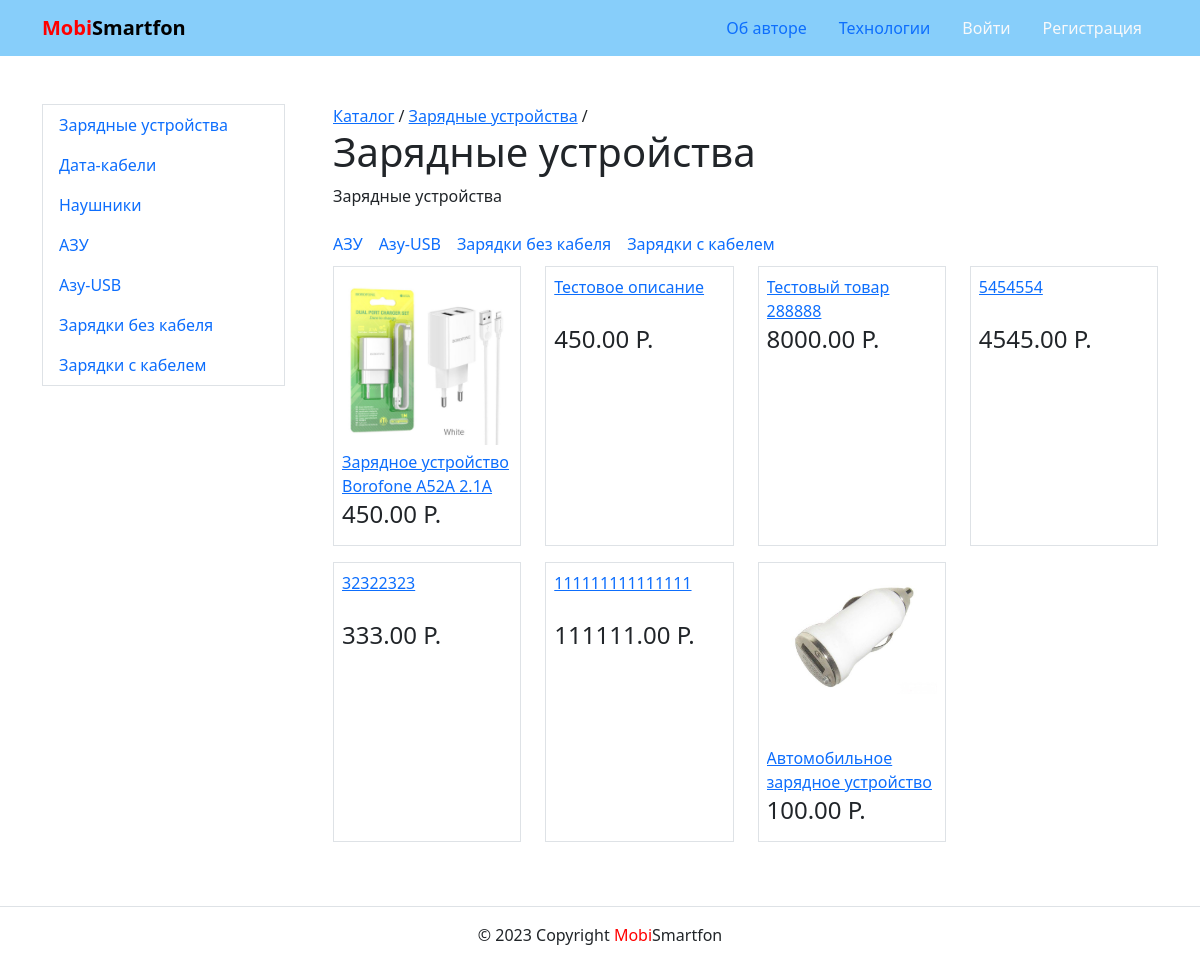
/catalog/zaryadnye-ustrojstva/, run on the app's committed database.
### posts/models.py (models this page shows, shortened)
class Group(models.Model):
    title = models.CharField(
        max_length=200, verbose_name='Категория',
        help_text='Название категории'
    )
    slug = models.SlugField(
        unique=True,
        verbose_name='Идентификатор',
        help_text='Название идентификатора'
    )
    description = models.TextField(
        verbose_name='Описание',
        help_text='Текст описания'
    )
    parent = models.ForeignKey(
        'self', null=True, blank=True, related_name='subcategories', on_delete=models.CASCADE
    )
    def get_ancestors(self):
        ancestors = []
        category = self
        while category is not None:
            ancestors.append(category)
            category = category.parent
        return ancestors[::-1]
    def get_ancestors_slugs(self):
        ancestors = self.get_ancestors()
        slugs = [ancestor.slug for ancestor in ancestors]
        return "/".join(slugs)
    def get_full_path(category):
        path = category.slug
        parent = category.parent
        while parent:
            path = parent.slug + '/' + path
            parent = parent.parent
        return path
    class Meta:
        verbose_name = 'Категория'
        verbose_name_plural = 'Категории'

class Post(models.Model):
    title = models.CharField(
        max_length=255, verbose_name='Товар',
        help_text='Название товара',
        blank=False, null=False
    )
    slug = models.CharField(
        max_length=255,
        unique=True,
        verbose_name='Идентификатор',
        help_text='Название идентификатора'
    )
    text = models.TextField(
        verbose_name='Описание товара',
        help_text='Описание товара',
        blank=False, null=False
    )
    pub_date = models.DateTimeField('Дата публикации', auto_now_add=True)
    author = models.ForeignKey(
        User,
        on_delete=models.CASCADE,
        verbose_name='Автор',
        help_text='Имя автора'
    )
    group = models.ForeignKey(
        Group,
        on_delete=models.SET_NULL,
        blank=True, null=True,
        verbose_name='Категория',
        help_text='Категория, к которой будет относиться товар',
    )
    image = models.ImageField(
        'Картинка',
        upload_to='posts/',
        blank=True,
        help_text='Поле для загрузки картинки',
    )
    price = models.DecimalField(
        'Цена',
        help_text='Поле для цены',
        max_digits=10,
        decimal_places=2
    )
    brand = models.ForeignKey(
        Brand,
        on_delete=models.PROTECT,
        max_length=100,
        verbose_name='Бренд',
        help_text='Бренд',
        default='без бренда',
    )
    color = models.CharField(
        max_length=100,
        verbose_name='Цвет',
        help_text='Цвет',
        choices=COLORS,
        default='нет',
        blank=True, null=True,
    )
    class Meta:
        abstract = True

class Szu(Post):
    fast_charge = models.BooleanField(default='False')
    amper = models.FloatField(choices=AMPERS)
    charger_type = models.CharField(choices=CHARGER_TYPES, max_length=20)
    usb_outputs = models.PositiveIntegerField(choices=USB_OUTPUTS)
    class Meta:
        verbose_name = 'СЗУ'
        verbose_name_plural = 'СЗУ'

class SzuUsb(Post):
    fast_charge = models.BooleanField(default='False')
    amper = models.FloatField(choices=AMPERS)
    usb_outputs = models.PositiveIntegerField(choices=USB_OUTPUTS)
    class Meta:
        verbose_name = 'СЗУ-USB'
        verbose_name_plural = 'СЗУ-USB'

class AzuUsb(Post):
    amper = models.FloatField(choices=AMPERS)
    usb_outputs = models.PositiveIntegerField(choices=USB_OUTPUTS)
    fast_charge = models.BooleanField(default='False')
    class Meta:
        verbose_name = 'АЗУ-USB'
        verbose_name_plural = 'АЗУ-USB'

### posts/views.py (the view)
# urls.py: re_path(r'^(?P<group_slug>.+)/$', views.group_posts, name="group_list"),
def group_posts(request, group_slug):
    group_slug = group_slug.split('/')[-1]
    group = get_object_or_404(Group, slug=group_slug)
    subcategory_list = []
    process_subcategories(group, subcategory_list)
    child_objects = []
    for model in Post.__subclasses__():
        child_objects.extend(model.objects.filter(group__in=subcategory_list))
    return render(request, 'posts/group_list.html', {
        'page_obj': page_obj(request, child_objects),
        'group': group,
    })

### core/context_processors/year.py (called while the page is built)
def year(request):
    return {
        'year': datetime.now().year,
    }

### posts/context_processors.py (called while the page is built)
def side_menu(request):
    groups = Group.objects.exclude(id=3)
    return {'groups': groups}

### posts/views.py (called while the page is built)
def page_obj(request, posts):
    return Paginator(posts, POSTS_PER_PAGE).get_page(request.GET.get('page'))

def process_subcategories(category, subcategory_list):
    subcategories = category.subcategories.all()
    subcategory_list.append(category)
    for subcategory in subcategories:
        process_subcategories(subcategory, subcategory_list)

### templates/posts/group_list.html (shortened to what this page needs)
{% extends 'base.html' %}
{% block content %}
  <h1>{{ group.title }}</h1>
  <p>{{ group.description|linebreaksbr }}</p>
  <ul class="nav nav-underline">
    {% for subcategory in group.subcategories.all %}
    <li class="nav-item">
      <a class="nav-link" aria-current="page" href="{% url 'posts:group_list' subcategory.get_full_path %}">{{ subcategory.title }}</a>
    </li>
    {% endfor %}
  </ul>
  <div class="row">
    {% for post in page_obj %}
      <div class='col-3 mb-3'>{% include 'posts/includes/post.html' with hide_group=True %}</div>
    {% endfor %}
  </div>
{% endblock %}

### templates/base.html (shortened to what this page needs)
{% load static %}
<!DOCTYPE html>
<html lang="ru">
  <head>
    <link href="https://cdn.jsdelivr.net/npm/bootstrap@5.3.2/dist/css/bootstrap.min.css" rel="stylesheet">
  </head>
  <body>
    <header>
      {% include 'includes/header.html' %}
    </header>
    <main>
      <div class="container py-5">
      <div class="row g-5">
        <div class='col-3'>{% include 'includes/side_menu.html' %}</div>
          <div class='col-9'>
          {% if group.get_ancestors %}
          {% for category in group.get_ancestors %}
            <a href="{% url 'posts:group_list' category.get_full_path %}">{{ category.title }}</a> /
          {% endfor %}
        {% endif %}
            {% block content %}Контент не подвезли :({% endblock %}</div>
      </div>
      </div>
    </main>
    <footer class="border-top text-center py-3">
      {% include 'includes/footer.html' %}
    </footer>
  </body>
</html>

### templates/includes/side_menu.html (shortened to what this page needs)
<div class="nav flex-column nav-pills border" id="v-pills-tab" role="tablist" aria-orientation="vertical">
    {% for group in groups %}
    <a href="{% url 'posts:group_list' group.get_full_path %}" class="nav-link link-opacity-90 nav-underline" id="v-pills-home-tab" data-toggle="pill" role="tab" aria-controls="v-pills-home" aria-selected="false">{{ group.title }}</a>
    {% endfor %}
</div>

### templates/posts/includes/post.html
{% load thumbnail %}
<article class='border p-2' style='height: 100%;'>
  {% thumbnail post.image "200x200" as im %}
    <div style="height: 175px;">
      <a href="{% url 'posts:post_detail' post.group.get_ancestors_slugs post.slug %}">
        <img style="width: 100%;" src="{{ im.url }}">
      </a>
    </div>
  {% endthumbnail %}
  <div style='height: 50px; overflow: hidden;'>
    <a href="{% url 'posts:post_detail' post.group.get_ancestors_slugs post.slug %}">{{ post.text|linebreaksbr }}</a>
  </div>
  <h4>{{ post.price }} Р.</h4>
</article>

### data on the page
Group: title "Зарядные устройства", description "Зарядные устройства"
Group: title "Дата-кабели"
Group: title "Наушники"
Group: title "АЗУ"
Group: title "Азу-USB"
Group: title "Зарядки без кабеля"
Group: title "Зарядки с кабелем"
Group: title "Каталог"
Szu: shows a picture, text "Зарядное устройство Borofone A52A 2.1A…", price "450.00"
SzuUsb: text "Тестовое описание", price "450.00"
SzuUsb: text "Тестовый товар 288888", price "8000.00"
SzuUsb: text "5454554", price "4545.00"
SzuUsb: text "32322323", price "333.00"
SzuUsb: text "111111111111111", price "111111.00"
AzuUsb: shows a picture, text "Автомобильное зарядное устройство…", price "100.00"
